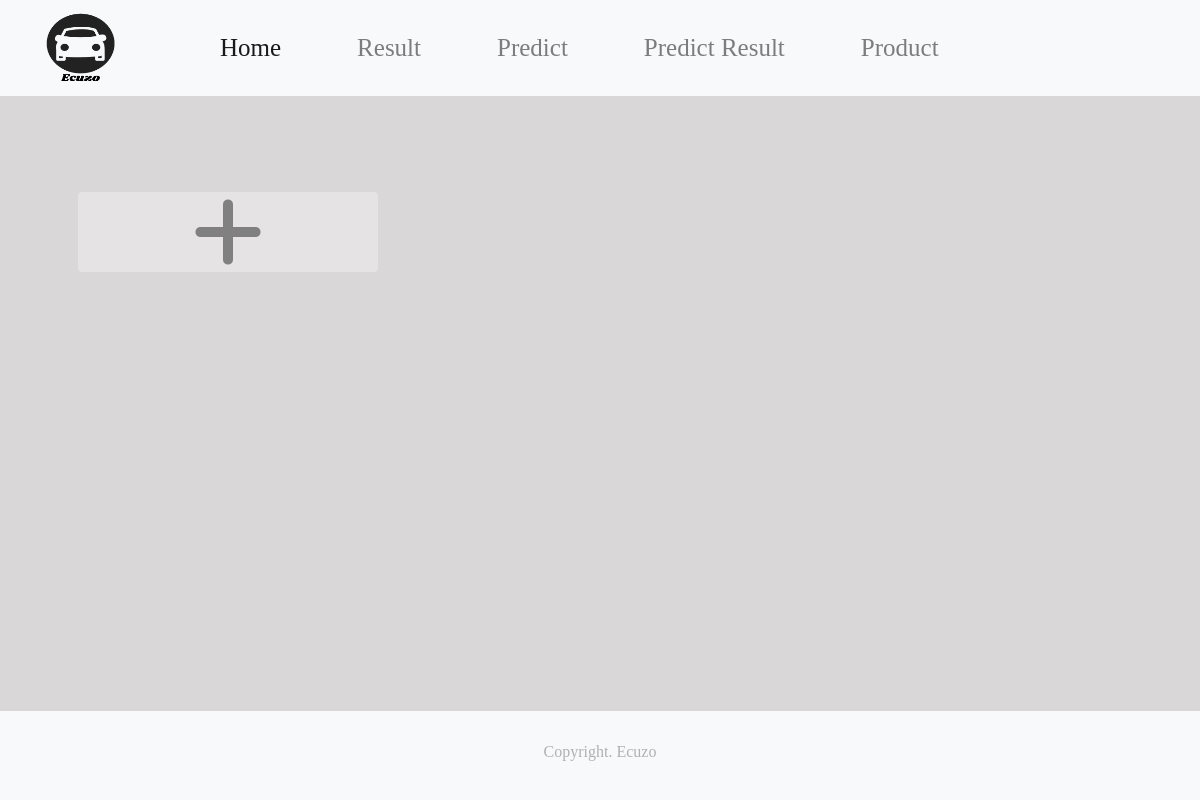
Page /home/result/ on the earlier database version.
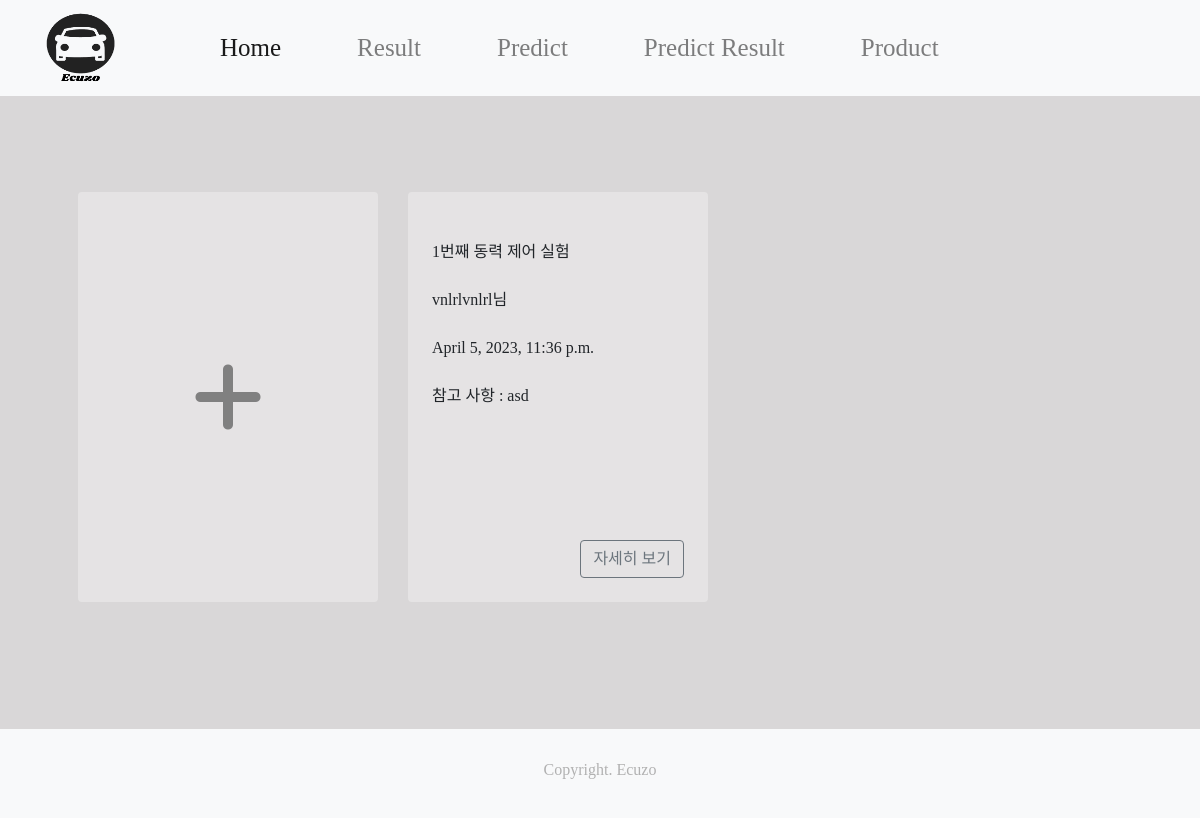
Same page on the later database version.
### sites/models.py (models this page shows, shortened)
class Omo(models.Model):
    battery =models.IntegerField(null=True, default=0)
    bat_status = models.CharField(max_length=10, null=True, default="on")
    r_led = models.IntegerField(null=True, default=0)
    g_led = models.IntegerField(null=True, default=0)
    b_led = models.IntegerField(null=True, default=0)
    r_rpm = models.IntegerField(null=True, default=0)
    l_rpm = models.IntegerField(null=True, default=0)
    buzzer =models.CharField(max_length=10,null=True, default="off")
    headlight = models.CharField(max_length=10,null=True, default="off")
    content = models.TextField(null=True, default="")
    created_at =models.DateTimeField(auto_now_add=True)
    title = models.CharField(max_length=30, null=True, default="")
    writer =models.ForeignKey(User, on_delete=models.SET_NULL,null=True)

### sites/views.py (the view, shortened to what this page needs)
# urls.py: path('result/', views.result, name="result"),
def result(request):
    values = Omo.objects.all().order_by('-pk')
    context = {
        'values': values,
    }
    return render(request, 'sites/result.html', context)

### sites/templates/sites/result.html (shortened to what this page needs)
<!DOCTYPE html>
{% load static %}
<html lang="en">
<head>
    <link rel="stylesheet" href="{% static 'sites/css/header.css' %}">
    <link rel="stylesheet" href="{% static 'sites/css/common.css' %}">
    <link rel="stylesheet" href="{% static 'sites/css/modal.css' %}">
    <link rel="stylesheet" href="{% static 'sites/css/edit.css' %}">
    <link rel="stylesheet" href="{% static 'sites/css/result.css' %}">
    <link rel="stylesheet" href="//unpkg.com/bootstrap@4/dist/css/bootstrap.min.css">
    <link href="https://cdn.jsdelivr.net/npm/bootstrap@5.2.3/dist/css/bootstrap.min.css" rel="stylesheet"
>
    <link href="//maxcdn.bootstrapcdn.com/bootstrap/4.1.1/css/bootstrap.min.css" rel="stylesheet" id="bootstrap-css">
    <link href="//cdn.jsdelivr.net/gh/gitbrent/bootstrap4-toggle@3.4.0/css/bootstrap4-toggle.min.css" rel="stylesheet">
</head>
<body style="background-color:#d9d7d8;">
{% include 'sites/header.html' %}
<section class="py-5"  >
    <div class="container px-4 px-lg-5 mt-5" style="margin-bottom: 120px;">
        <div class="row gx-4 gx-lg-5 row-cols-2 row-cols-md-3 row-cols-xl-4">
            <div class="col mb-5 add-card" style="cursor:pointer;"
                 data-bs-toggle="modal" data-bs-target="#addRecord">
                <div class="card h-100"style="display: flex; justify-content: center; align-items: center;
                background-color:rgba(255, 255, 255, 0.3); border-style: none; width: 300px;">
                    <i class="fa-solid fa-plus fa-5x" style="color: gray;"></i>
                </div>
            </div>
            {% for p in values %}
            <div class="col mb-5">
                <div class="card h-100" style="background-color:rgba(255, 255, 255, 0.3); border-style: none;">
                  <div class="card-body px-4 pt-4 pb-0">
                        <div class="text-center" style="width:300px; padding-right: 1rem;">
                          <br>
                          <div align="left" id="pk" class="input-group">{{ p.pk }}번째 동력 제어 실험</div><br>
                          <div align="left" id="author" class="input-group">{{p.writer}}님</div><br>
                          <div align="right" id="datetime" class="input-group">{{ p.created_at }}</div><br>
                          <div align="left" id="memo" class="input-group" style="overflow:auto; width:270px; height:60px; " >참고 사항 : {{ p.content }}</div>
                          <br><br>
                        </div>
                  </div><br><br>
                          <div class="button_right" style="float:right; padding-right:1.5rem;">
                            <button type="button" style="float:right" class="btn btn-outline-secondary"
                                    data-bs-toggle="modal" data-bs-target="#modal{{p.pk}}" >
                              자세히 보기
                            </button>
                          </div>
                          <br>
                </div>
            </div>
            {% endfor %}
        </div>
    </div>
</section>
{% include 'sites/footer.html' %}
</body>
</html>

### sites/templates/sites/header.html (shortened to what this page needs)
{% load static %}
    <nav class="navbar navbar-expand-lg navbar-light bg-light">
        <a class="navbar-brand" href="/home/"><img src="{%static 'sites/image/ecuzo.png' %}"
            style="margin-left:30px; margin-right: 50px;"
            width="70", height="70">
        </a>
        <div class="collapse navbar-collapse" id="navbarSupportedContent">
          <ul class="navbar-nav mr-auto" >
          <li class="nav-item active" >
            <a class="nav-link" href="/home/" style="padding-top: 20px;
padding-bottom: 20px;">Home <span class="sr-only">(current)</span></a>
          </li>
          <li class="nav-item ">
            <a class="nav-link " href="/home/result/" style="padding-top: 20px;
padding-bottom: 20px;">Result</a>
          </li>
          <li class="nav-item">
            <a class="nav-link " href="/home/predict/"
            style="padding-top: 20px;
padding-bottom: 20px;">Predict</a>
          </li>
          <li class="nav-item">
            <a class="nav-link " href="/home/predresults/"style="padding-top: 20px;
padding-bottom: 20px;">Predict Result</a>
          </li>
          <li class="nav-item">
            <a class="nav-link " href="/home/product/"
            style="padding-top: 20px;
padding-bottom: 20px;">Product</a>
          </li>
        </ul>
      </div>
      </nav>

### sites/templates/sites/footer.html
        <footer class="mt-2 py-1 bg-light fixed-bottom" style="">
            <div class="container" >
                <div class="row mb-3">
                    <div class="col text-center" style="flex-grow: 1 !important;" >
                        <p class="mb-3" style="color: rgb(177, 177, 177); margin-top: 25px; "> Copyright. Ecuzo  </p>
                    </div>
                  </div>
            </div>
        </footer>

### sites/static/sites/css/header.css (style rules this page uses)
* { font-family: 'ONE-Mobile-Title'; }
.navbar-nav { font-size: 25px; }
.nav-link { padding: 8px; margin-left: 30px; margin-right: 30px; }

### sites/static/sites/css/modal.css (style rules this page uses)
body { background: #f7f7f7; font-size: small; }
h1, p { text-align: center; }

### sites/static/sites/css/edit.css (style rules this page uses)
body { width: 100vw; background-repeat : repeat-y; background-size : cover; }
h1, p { text-align: center; }
section { padding: 30px; }
.navbar { margin-bottom: 0px; }

### sites/static/sites/css/result.css (style rules this page uses)
body { height: 100vh; width: 100vw; background-repeat : repeat-y; background-size : cover; }
.card-body { width: 300px; }
.col { flex-grow: 0 !important; }
#author { text-align: right; }
.navbar { margin-bottom: 0px; }

Differences in the rows shown:
added Omo: pk "1", writer "vnlrlvnlrl", created_at "April 5, 2023, 11:36 p.m.", content "asd"
